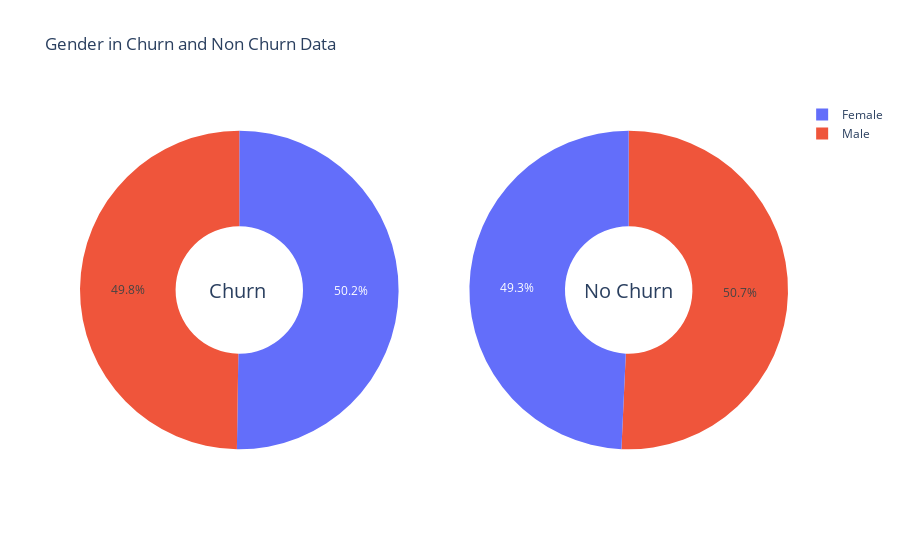
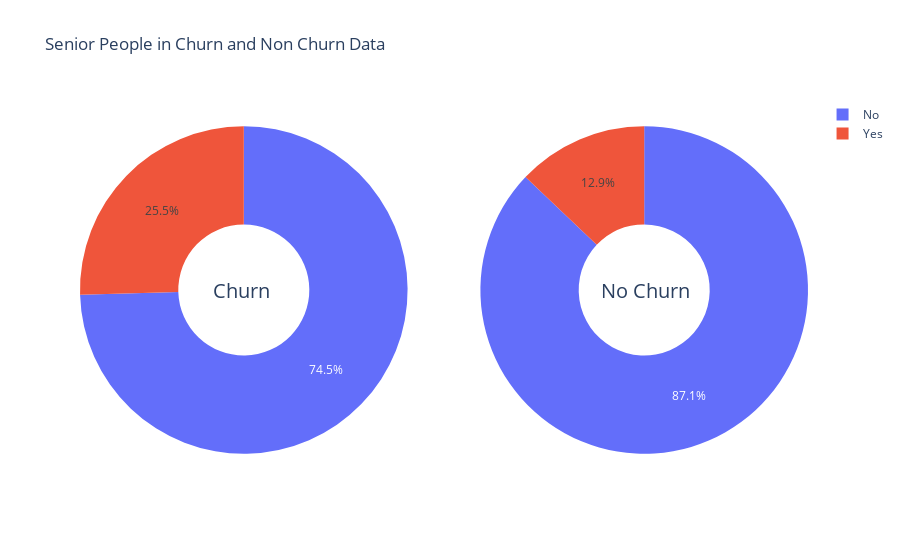
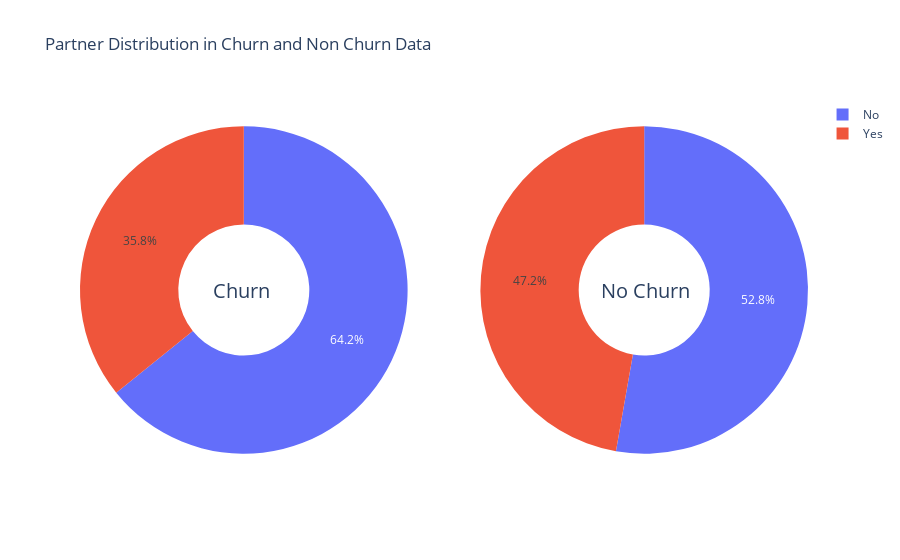
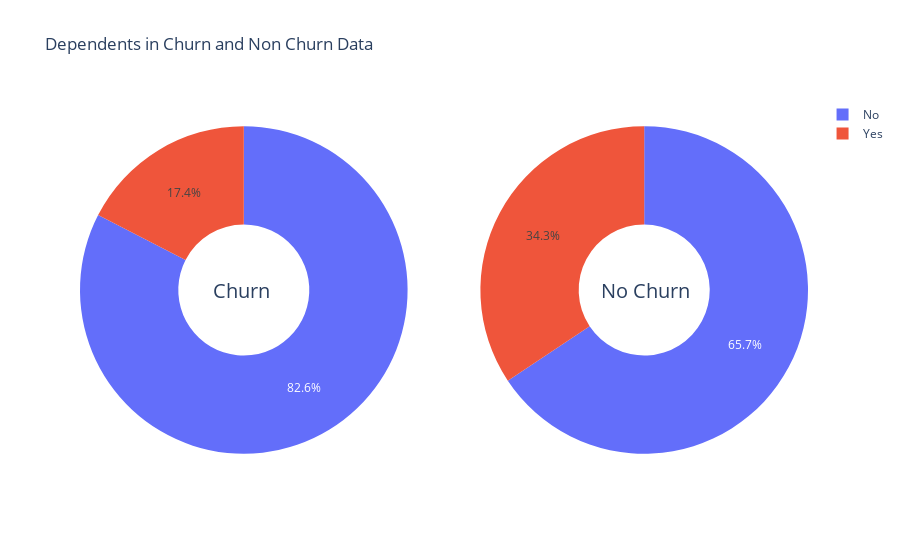

The notebook cell saved with these charts, in order:
### Code cell
import plotly.graph_objects as go
from plotly.subplots import make_subplots


# Create subplots: use 'domain' type for Pie subplot
fig = make_subplots(rows=1, cols=2, specs=[[{'type':'domain'}, {'type':'domain'}]])
fig.add_trace(go.Pie(labels=["Female","Male"], values=churn.gender.value_counts()),
              1, 1)
fig.add_trace(go.Pie(labels=["Male","Female"], values=not_churn.gender.value_counts()),
              1, 2)

# Use `hole` to create a donut-like pie chart
fig.update_traces(hole=.4, hoverinfo="label+percent+name")

fig.update_layout(
    title_text="Gender in Churn and Non Churn Data",
    # Add annotations in the center of the donut pies.
    annotations=[dict(text='Churn', x=0.18, y=0.5, font_size=20, showarrow=False),
                 dict(text='No Churn', x=0.84, y=0.5, font_size=20, showarrow=False)])
fig.show()
# Create subplots: use 'domain' type for Pie subplot
fig2 = make_subplots(rows=1, cols=2, specs=[[{'type':'domain'}, {'type':'domain'}]])
fig2.add_trace(go.Pie(labels=["No","Yes"], values=churn.SeniorCitizen.value_counts()),
              1, 1)
fig2.add_trace(go.Pie(labels=["No","Yes"], values=not_churn.SeniorCitizen.value_counts()),
              1, 2)

# Use `hole` to create a donut-like pie chart
fig2.update_traces(hole=.4, hoverinfo="label+percent+name")

fig2.update_layout(
    title_text="Senior People in Churn and Non Churn Data",
    # Add annotations in the center of the donut pies.
    annotations=[dict(text='Churn', x=0.18, y=0.5, font_size=20, showarrow=False),
                 dict(text='No Churn', x=0.84, y=0.5, font_size=20, showarrow=False)])
fig2.show()
# Create subplots: use 'domain' type for Pie subplot
fig3 = make_subplots(rows=1, cols=2, specs=[[{'type':'domain'}, {'type':'domain'}]])
fig3.add_trace(go.Pie(labels=["No","Yes"], values=churn.Partner.value_counts()),
              1, 1)
fig3.add_trace(go.Pie(labels=["No","Yes"], values=not_churn.Partner.value_counts()),
              1, 2)

# Use `hole` to create a donut-like pie chart
fig3.update_traces(hole=.4, hoverinfo="label+percent+name")

fig3.update_layout(
    title_text="Partner Distribution in Churn and Non Churn Data",
    # Add annotations in the center of the donut pies.
    annotations=[dict(text='Churn', x=0.18, y=0.5, font_size=20, showarrow=False),
                 dict(text='No Churn', x=0.84, y=0.5, font_size=20, showarrow=False)])
fig3.show()
# Create subplots: use 'domain' type for Pie subplot
fig4 = make_subplots(rows=1, cols=2, specs=[[{'type':'domain'}, {'type':'domain'}]])
fig4.add_trace(go.Pie(labels=["No","Yes"], values=churn.Dependents.value_counts()),
              1, 1)
fig4.add_trace(go.Pie(labels=["No","Yes"], values=not_churn.Dependents.value_counts()),
              1, 2)

# Use `hole` to create a donut-like pie chart
fig4.update_traces(hole=.4, hoverinfo="label+percent+name")

fig4.update_layout(
    title_text="Dependents in Churn and Non Churn Data",
    # Add annotations in the center of the donut pies.
    annotations=[dict(text='Churn', x=0.18, y=0.5, font_size=20, showarrow=False),
                 dict(text='No Churn', x=0.84, y=0.5, font_size=20, showarrow=False)])
fig4.show()
# Create subplots: use 'domain' type for Pie subplot
fig5 = make_subplots(rows=1, cols=2, specs=[[{'type':'domain'}, {'type':'domain'}]])
fig5.add_trace(go.Pie(labels=churn.InternetService.unique(), values=churn.InternetService.value_counts()),
              1, 1)
fig5.add_trace(go.Pie(labels=not_churn.InternetService.unique(), values=not_churn.InternetService.value_counts()),
              1, 2)

# Use `hole` to create a donut-like pie chart
fig5.update_traces(hole=.4, hoverinfo="label+percent+name")

fig5.update_layout(
    title_text="Internet Service in Churn and Non Churn Data",
    # Add annotations in the center of the donut pies.
    annotations=[dict(text='Churn', x=0.18, y=0.5, font_size=20, showarrow=False),
                 dict(text='No Churn', x=0.84, y=0.5, font_size=20, showarrow=False)])
fig5.show()
# Create subplots: use 'domain' type for Pie subplot
fig6 = make_subplots(rows=1, cols=2, specs=[[{'type':'domain'}, {'type':'domain'}]])
fig6.add_trace(go.Pie(labels=churn.tenure_group.unique(), values=churn.tenure_group.value_counts()),
              1, 1)
fig6.add_trace(go.Pie(labels=not_churn.tenure_group.unique(), values=not_churn.tenure_group.value_counts()),
              1, 2)

# Use `hole` to create a donut-like pie chart
fig6.update_traces(hole=.4, hoverinfo="label+percent+name")

fig6.update_layout(
    title_text="Tenure in Churn and Non Churn Data",
    # Add annotations in the center of the donut pies.
    annotations=[dict(text='Churn', x=0.18, y=0.5, font_size=20, showarrow=False),
                 dict(text='No Churn', x=0.84, y=0.5, font_size=20, showarrow=False)])
fig6.show()

### Figure 1 — Plotly figure (JSON) as saved in the notebook; plotly's stock layout.template omitted (floating-point values rounded to 4 significant figures)
{"data": [{"domain": {"x": [0, 0.45], "y": [0, 1]}, "hole": 0.4, "hoverinfo": "label+percent+name", "labels": ["Female", "Male"], "type": "pie", "values": [939, 930]}, {"domain": {"x": [0.55, 1], "y": [0, 1]}, "hole": 0.4, "hoverinfo": "label+percent+name", "labels": ["Male", "Female"], "type": "pie", "values": [2619, 2544]}], "layout": {"annotations": [{"font": {"size": 20}, "showarrow": false, "text": "Churn", "x": 0.18, "y": 0.5}, {"font": {"size": 20}, "showarrow": false, "text": "No Churn", "x": 0.84, "y": 0.5}], "title": {"text": "Gender in Churn and Non Churn Data"}}}

### Figure 2 — Plotly figure (JSON) as saved in the notebook; plotly's stock layout.template omitted (floating-point values rounded to 4 significant figures)
{"data": [{"domain": {"x": [0, 0.45], "y": [0, 1]}, "hole": 0.4, "hoverinfo": "label+percent+name", "labels": ["No", "Yes"], "type": "pie", "values": [1393, 476]}, {"domain": {"x": [0.55, 1], "y": [0, 1]}, "hole": 0.4, "hoverinfo": "label+percent+name", "labels": ["No", "Yes"], "type": "pie", "values": [4497, 666]}], "layout": {"annotations": [{"font": {"size": 20}, "showarrow": false, "text": "Churn", "x": 0.18, "y": 0.5}, {"font": {"size": 20}, "showarrow": false, "text": "No Churn", "x": 0.84, "y": 0.5}], "title": {"text": "Senior People in Churn and Non Churn Data"}}}

### Figure 3 — Plotly figure (JSON) as saved in the notebook; plotly's stock layout.template omitted (floating-point values rounded to 4 significant figures)
{"data": [{"domain": {"x": [0, 0.45], "y": [0, 1]}, "hole": 0.4, "hoverinfo": "label+percent+name", "labels": ["No", "Yes"], "type": "pie", "values": [1200, 669]}, {"domain": {"x": [0.55, 1], "y": [0, 1]}, "hole": 0.4, "hoverinfo": "label+percent+name", "labels": ["No", "Yes"], "type": "pie", "values": [2724, 2439]}], "layout": {"annotations": [{"font": {"size": 20}, "showarrow": false, "text": "Churn", "x": 0.18, "y": 0.5}, {"font": {"size": 20}, "showarrow": false, "text": "No Churn", "x": 0.84, "y": 0.5}], "title": {"text": "Partner Distribution in Churn and Non Churn Data"}}}

### Figure 4 — Plotly figure (JSON) as saved in the notebook; plotly's stock layout.template omitted (floating-point values rounded to 4 significant figures)
{"data": [{"domain": {"x": [0, 0.45], "y": [0, 1]}, "hole": 0.4, "hoverinfo": "label+percent+name", "labels": ["No", "Yes"], "type": "pie", "values": [1543, 326]}, {"domain": {"x": [0.55, 1], "y": [0, 1]}, "hole": 0.4, "hoverinfo": "label+percent+name", "labels": ["No", "Yes"], "type": "pie", "values": [3390, 1773]}], "layout": {"annotations": [{"font": {"size": 20}, "showarrow": false, "text": "Churn", "x": 0.18, "y": 0.5}, {"font": {"size": 20}, "showarrow": false, "text": "No Churn", "x": 0.84, "y": 0.5}], "title": {"text": "Dependents in Churn and Non Churn Data"}}}
